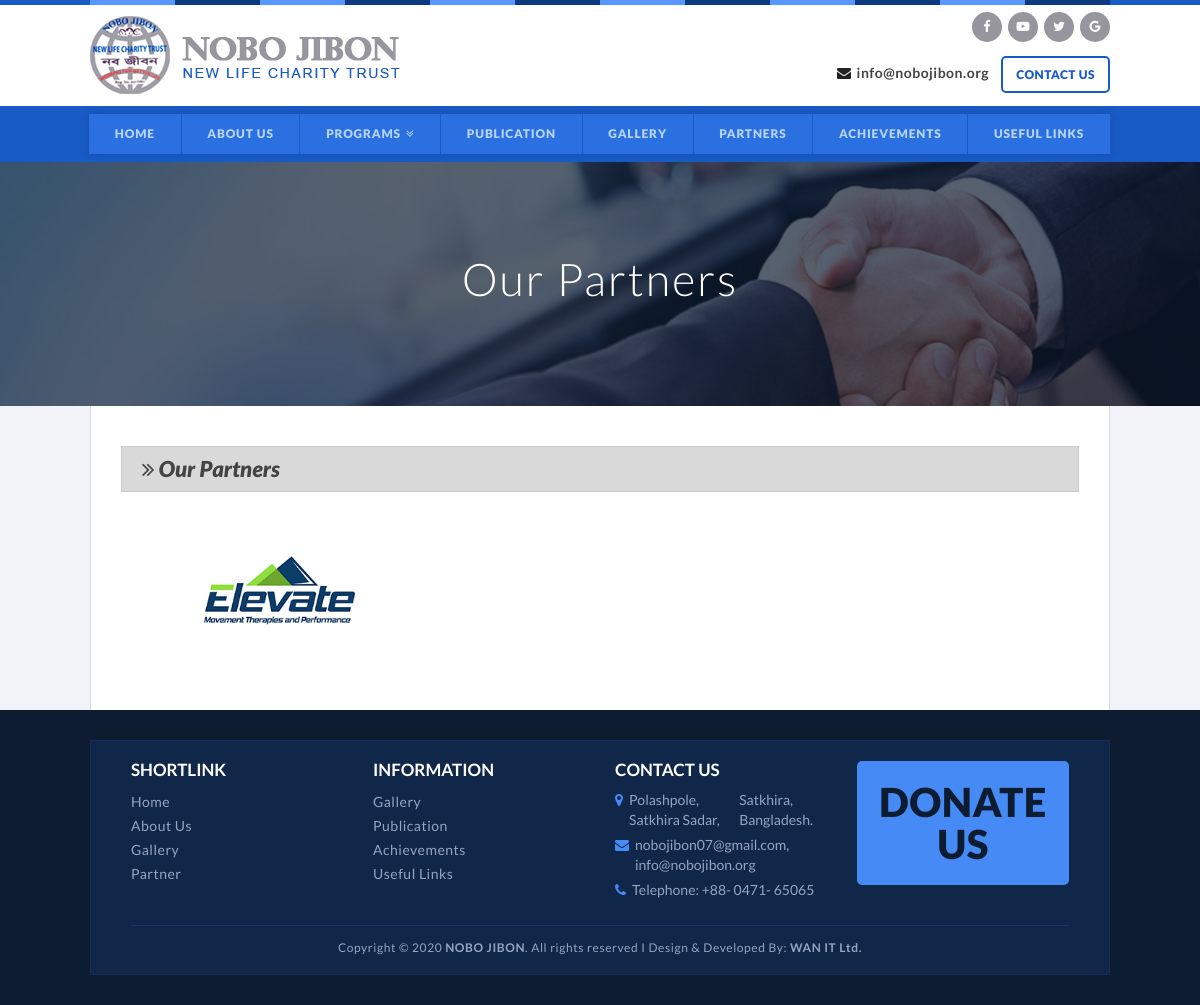
The app's page /index.php/welcome/Partner with its own data.
### tables this page shows
CREATE TABLE `tbl_partner` (
  `partner_id` int(3) NOT NULL,
  `photo` varchar(100) NOT NULL,
  `created_date` timestamp NOT NULL DEFAULT CURRENT_TIMESTAMP ON UPDATE CURRENT_TIMESTAMP
);

CREATE TABLE `tbl_footer_contact` (
  `fcontact_id` int(3) NOT NULL,
  `location` text NOT NULL,
  `email` text NOT NULL,
  `phone` text NOT NULL,
  `created_date` timestamp NOT NULL DEFAULT CURRENT_TIMESTAMP ON UPDATE CURRENT_TIMESTAMP
);

### application/controllers/Welcome.php (called while the page is built, shortened)
<?php
class Welcome extends Base_Controller {
	public function __construct(){
		$this->load->model('Photo_model');
		$this->load->model('News_model');
		$this->load->model('Common_model');
		$this->load->model('Reviewtype_model');
		$this->load->model('Review_model');
		$this->load->model('Partner_model');
		$this->load->model('Gallery_model');
	}
	public function Partner(){
		$data = array();
		$data['title'] = '.:: Nobo Jibon | Our Partner';
		$data['allPartner'] = $this->Partner_model->get_partners();
		$data['allProgram'] = $this->Reviewtype_model->select_all_type();
		$data['fcontact'] = $this->Common_model->find_fcontact();
		$data['content'] = $this->load->view('frontend/page/partner', $data, true);
		$this->load->view('frontend/index',$data);
	}
}
?>

### index.php (called while the page is built, shortened)
<?php
require_once BASEPATH.'core/CodeIgniter.php';

### application/models/Partner_model.php (called while the page is built, shortened)
<?php
class Partner_model extends Base_Model {
	public function get_partners(){
		return $this->db->select('*')->from('tbl_partner')->order_by('partner_id', 'DESC')->get()->result();
	}
}

### application/models/Common_model.php (called while the page is built, shortened)
<?php
class Common_model extends Base_Model {
	public function find_fcontact(){
		$result = $this->db->select('*')->from('tbl_footer_contact')->get()->row();
		return $result;
	}
}

### application/views/frontend/page/partner.php (the view)
<div class="banner-area">
    <img alt="" src="<?= base_url('assets/frontend/');?>images/banner/in-4.png">
    <h1>Our Partners</h1>
</div>
<section class="inner-area">
    <div class="container">
       <div class="inner-box">
            <div class="partner-box">
                <div class="header-blog">
                    <h2><i class="fa fa-angle-double-right"></i> Our Partners</h2>
                </div>
                <?php
                    foreach($allPartner as $value){
                ?>
                <div class="col-md-4 col-sm-4 col-xs-12">
                    <a href=""><img alt="" src="<?= base_url($value->photo);?>"></a>
                </div>
                <?php } ?>
            </div>
        </div>
    </div>
</section>

### application/views/frontend/inc/header.php (shortened to what this page needs)
<!DOCTYPE html>
<html lang="en">
<head>
    <link rel="stylesheet" type="text/css" href="<?= base_url('assets/frontend/');?>css/bootstrap.min.css">
    <link rel="stylesheet" type="text/css" href="<?= base_url('assets/frontend/');?>css/bootstrap-theme.min.css">
    <link rel="stylesheet" type="text/css" href="<?= base_url('assets/frontend/');?>css/font-awesome.min.css">
    <link rel="stylesheet" type="text/css" href="<?= base_url('assets/frontend/');?>css/style.css"/>
    <link rel="stylesheet" type="text/css" href="<?= base_url('assets/frontend/');?>css/animate.css"/>
    <link rel="stylesheet" href="https://cdnjs.cloudflare.com/ajax/libs/fancybox/2.1.5/jquery.fancybox.min.css" media="screen">
    <link href="https://stackpath.bootstrapcdn.com/font-awesome/4.7.0/css/font-awesome.min.css" rel="stylesheet">
</head>
<body>
<section class="header-wrapper">
    <div class="container">
        <div class="col-md-1 col-sm-1 col-xs-1 no-padding">
        	<div class="liner" style="background:#5798ff"></div>
        </div>
        <div class="col-md-1 col-sm-1 col-xs-1 no-padding">
        	<div class="liner" style="background:#0d3980"></div>
        </div>
        <div class="col-md-1 col-sm-1 col-xs-1 no-padding">
        	<div class="liner" style="background:#5798ff"></div>
        </div>
        <div class="col-md-1 col-sm-1 col-xs-1 no-padding">
        	<div class="liner" style="background:#0d3980"></div>
        </div>
        <div class="col-md-1 col-sm-1 col-xs-1 no-padding">
        	<div class="liner" style="background:#5798ff"></div>
        </div>
        <div class="col-md-1 col-sm-1 col-xs-1 no-padding">
        	<div class="liner" style="background:#0d3980"></div>
        </div>
        <div class="col-md-1 col-sm-1 col-xs-1 no-padding">
        	<div class="liner" style="background:#5798ff"></div>
        </div>
        <div class="col-md-1 col-sm-1 col-xs-1 no-padding">
        	<div class="liner" style="background:#0d3980"></div>
        </div>
        <div class="col-md-1 col-sm-1 col-xs-1 no-padding">
        	<div class="liner" style="background:#5798ff"></div>
        </div>
        <div class="col-md-1 col-sm-1 col-xs-1 no-padding">
        	<div class="liner" style="background:#0d3980"></div>
        </div>
        <div class="col-md-1 col-sm-1 col-xs-1 no-padding">
        	<div class="liner" style="background:#5798ff"></div>
        </div>
        <div class="col-md-1 col-sm-1 col-xs-1 no-padding">
        	<div class="liner" style="background:#0d3980"></div>
        </div>
    </div>
</section>
<div class="middle-header">
	<div class="container">
		<div class="row">
			<div class="col-md-7 col-sm-7 col-xs-12">
				<div class="logo">
					<a href="#">
						<img alt="" src="<?= base_url('assets/frontend/');?>images/interface/logo-name.png">
					</a>
				</div>
			</div>
			<div class="col-md-5 col-sm-5 col-xs-12">
				<div class="top-social">
	                <ul>
	                    <li><a target="_blank" href="#"><i class="fa fa-facebook"></i></a></li>
	                    <li><a target="_blank" href="#"><i class="fa fa-youtube-play"></i> </a></li>
	                    <li><a target="_blank" href="#"><i class="fa fa-twitter"></i></a></li>
	                    <li><a target="_blank" href="#"><i class="fa fa-google"></i></a></li>
	                </ul>
	            </div>
	            <div class="contact-area">
	            	<h3>
	            		<i class="fa fa-envelope"></i>info@nobojibon.org
            			<a href="<?= base_url('Contact-Us'); ?>" class="btn btn-contact">Contact Us</a>
	            	</h3>
	            </div>
	        </div>
		</div>
	</div>
</div>
<section class="navigation">
	<nav class="navbar navbar-default" data-spy="affix" data-offset-top="110">
		<div class="collapse navbar-collapse" id="bs-example-navbar-collapse-1">
			<ul id="myDiv" class="nav navbar-nav">
				<li><a href="<?= base_url('NoboJibon'); ?>">Home</a></li>
				<li><a href="<?= base_url('About-Us'); ?>">About Us</a></li>
				<li class="dropdown"><a class="dropdown-toggle" data-toggle="dropdown" href="#">Programs<i class="fa fa-angle-double-down"></i></a>
                </li>
				<li><a href="<?= base_url('Publication'); ?>">Publication</a></li>
				<li><a href="<?= base_url('Our-Gallery'); ?>">Gallery</a></li>
				<li><a href="<?= base_url('Our-Partner'); ?>">Partners</a></li>
				<li><a href="<?= base_url('Achievements'); ?>">Achievements</a></li>
				<li><a href="<?= base_url('UsefulLink'); ?>">Useful Links</a></li>
			</ul>
		</div>
	</nav>
</section>

### application/views/frontend/index.php
<?php include('inc/header.php');?>
<?= (isset($content)) ? $content : "Found Nothing"; ?>
<?php include('inc/footer.php');?>

### application/views/frontend/inc/footer.php (shortened to what this page needs)
<section class="footer-area">
    <div class="container">
        <div class="footer-middle-area">
            <div class="col-md-3 col-sm-6 col-xs-12">
                <div class="content-footer">
                    <h4>Shortlink</h4>
                    <li><a href="<?= base_url('NoboJibon'); ?>">Home</a></li>
                    <li><a href="<?= base_url('About-Us'); ?>">About Us</a></li>
                    <li><a href="<?= base_url('Gallery'); ?>">Gallery</a></li>
                    <li><a href="<?= base_url('Our-Partner'); ?>">Partner</a></li>
                </div>
            </div>
            <div class="col-md-3 col-sm-6 col-xs-12">
                <div class="content-footer">
                    <h4>Information</h4>
                    <li><a href="<?= base_url('Our-Gallery'); ?>">Gallery</a></li>
                    <li><a href="<?= base_url('Publication'); ?>">Publication</a></li>
                    <li><a href="<?= base_url('Achievements'); ?>">Achievements</a></li>
                    <li><a href="<?= base_url('UsefulLink'); ?>">Useful Links</a></li>
                </div>
            </div>
            <div class="col-md-3 col-sm-6 col-xs-12">
                <div class="content-footer">
                    <h4>Contact Us</h4>
                    <li>
                        <p><i class="fa fa-map-marker" aria-hidden="true"></i><?= $fcontact->location;?></p>
                    </li>
                    <li>
                        <p><i class="fa fa-envelope" aria-hidden="true"></i> <?= $fcontact->email;?></p>
                    </li>
                    <li>
                        <p><i class="fa fa-phone" aria-hidden="true"></i><?= $fcontact->phone;?></p>
                    </li>
                </div>
            </div>
            <div class="col-md-3 col-sm-6 col-xs-12">
                <div class="content-footer">
                    <a class="donate" href="<?= base_url('Donate'); ?>">Donate <br>Us</a>
                </div>
            </div>
            <div class="col-md-12 col-sm-12 col-xs-12">
                <h5>Copyright © 2020 <a target="blank" href="<?= base_url('NoboJibon'); ?>"><b>NOBO JIBON</b></a>. All rights reserved I Design &amp; Developed By: <a target="blank" href="http://wanitltd.com/"><b>WAN IT Ltd.</b></a></h5>
            </div>
        </div>
    </div>
</section>
</body>
</html>

### records on screen
tbl_partner: photo (picture)
tbl_footer_contact: location "Polashpole, Satkhira Sadar, Satkhira, Bangladesh.", email "nobojibon07@gmail.com, info@nobojibon.org", phone "Telephone: +88- 0471- 65065"
